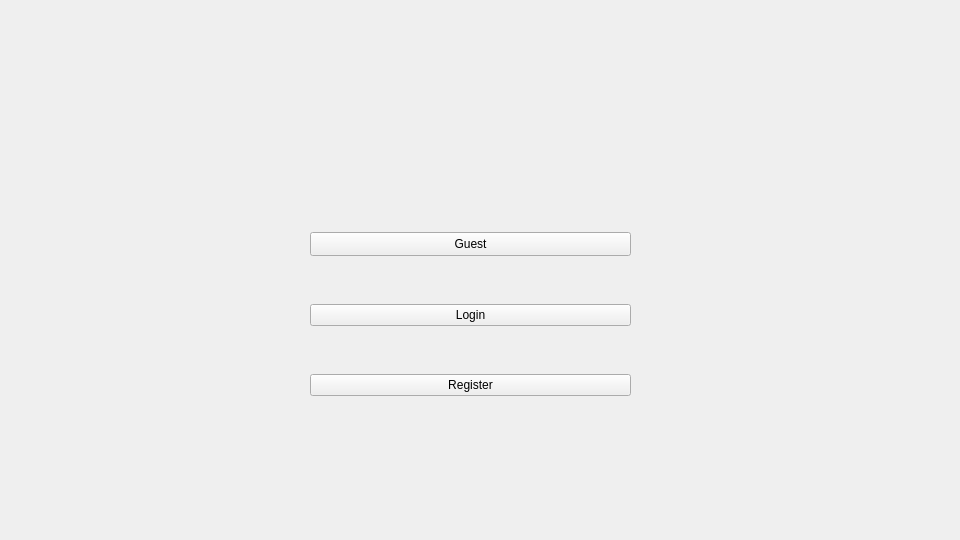
<?xml version="1.0" encoding="UTF-8"?>
<ui version="4.0">
 <class>MainWindow</class>
 <widget class="QMainWindow" name="MainWindow">
  <property name="geometry">
   <rect>
    <x>0</x>
    <y>0</y>
    <width>960</width>
    <height>540</height>
   </rect>
  </property>
  <property name="windowTitle">
   <string>MainWindow</string>
  </property>
  <widget class="QWidget" name="centralwidget">
   <widget class="QWidget" name="verticalLayoutWidget">
    <property name="geometry">
     <rect>
      <x>310</x>
      <y>190</y>
      <width>321</width>
      <height>251</height>
     </rect>
    </property>
    <layout class="QVBoxLayout" name="verticalLayout">
     <item>
      <widget class="QPushButton" name="guest">
       <property name="enabled">
        <bool>true</bool>
       </property>
       <property name="sizePolicy">
        <sizepolicy hsizetype="Minimum" vsizetype="Fixed">
         <horstretch>0</horstretch>
         <verstretch>0</verstretch>
        </sizepolicy>
       </property>
       <property name="minimumSize">
        <size>
         <width>0</width>
         <height>24</height>
        </size>
       </property>
       <property name="maximumSize">
        <size>
         <width>16777215</width>
         <height>24</height>
        </size>
       </property>
       <property name="text">
        <string>Guest</string>
       </property>
      </widget>
     </item>
     <item>
      <widget class="QPushButton" name="login">
       <property name="text">
        <string>Login</string>
       </property>
      </widget>
     </item>
     <item>
      <widget class="QPushButton" name="register_2">
       <property name="text">
        <string>Register</string>
       </property>
      </widget>
     </item>
    </layout>
   </widget>
  </widget>
 </widget>
 <resources/>
 <connections/>
</ui>
